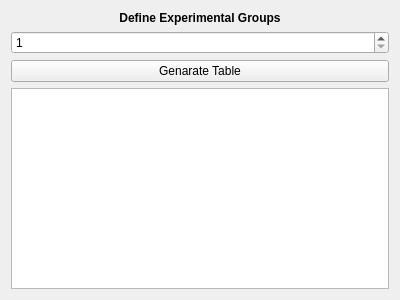
<?xml version="1.0" encoding="UTF-8"?>
<ui version="4.0">
 <class>Form</class>
 <widget class="QWidget" name="Form">
  <property name="geometry">
   <rect>
    <x>0</x>
    <y>0</y>
    <width>400</width>
    <height>300</height>
   </rect>
  </property>
  <property name="windowTitle">
   <string>Form</string>
  </property>
  <layout class="QVBoxLayout" name="verticalLayout">
   <item>
    <widget class="QLabel" name="titleLabel">
     <property name="font">
      <font>
       <pointsize>9</pointsize>
       <weight>75</weight>
       <bold>true</bold>
      </font>
     </property>
     <property name="text">
      <string>Define Experimental Groups</string>
     </property>
     <property name="alignment">
      <set>Qt::AlignCenter</set>
     </property>
    </widget>
   </item>
   <item>
    <widget class="QSpinBox" name="numgroupBox">
     <property name="minimum">
      <number>1</number>
     </property>
     <property name="maximum">
      <number>15</number>
     </property>
    </widget>
   </item>
   <item>
    <widget class="QPushButton" name="generateButton">
     <property name="text">
      <string>Genarate Table</string>
     </property>
    </widget>
   </item>
   <item>
    <widget class="QTableWidget" name="groupstable"/>
   </item>
  </layout>
 </widget>
 <resources/>
 <connections/>
</ui>
